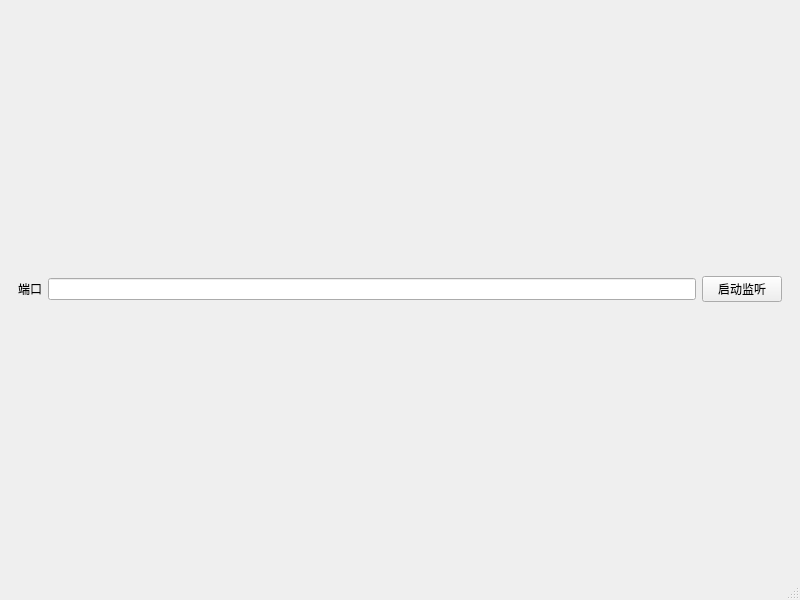
<?xml version="1.0" encoding="UTF-8"?>
<ui version="4.0">
 <class>MainWindow</class>
 <widget class="QMainWindow" name="MainWindow">
  <property name="geometry">
   <rect>
    <x>0</x>
    <y>0</y>
    <width>800</width>
    <height>600</height>
   </rect>
  </property>
  <property name="windowTitle">
   <string>MainWindow</string>
  </property>
  <widget class="QWidget" name="centralwidget">
   <layout class="QVBoxLayout" name="verticalLayout">
    <item>
     <widget class="QWidget" name="widget" native="true">
      <layout class="QHBoxLayout" name="horizontalLayout">
       <item>
        <widget class="QLabel" name="label">
         <property name="text">
          <string>端口</string>
         </property>
        </widget>
       </item>
       <item>
        <widget class="QLineEdit" name="port"/>
       </item>
       <item>
        <widget class="QPushButton" name="setListen">
         <property name="text">
          <string>启动监听</string>
         </property>
        </widget>
       </item>
      </layout>
     </widget>
    </item>
   </layout>
  </widget>
  <widget class="QMenuBar" name="menubar">
   <property name="geometry">
    <rect>
     <x>0</x>
     <y>0</y>
     <width>800</width>
     <height>28</height>
    </rect>
   </property>
  </widget>
  <widget class="QStatusBar" name="statusbar"/>
 </widget>
 <resources/>
 <connections/>
</ui>
